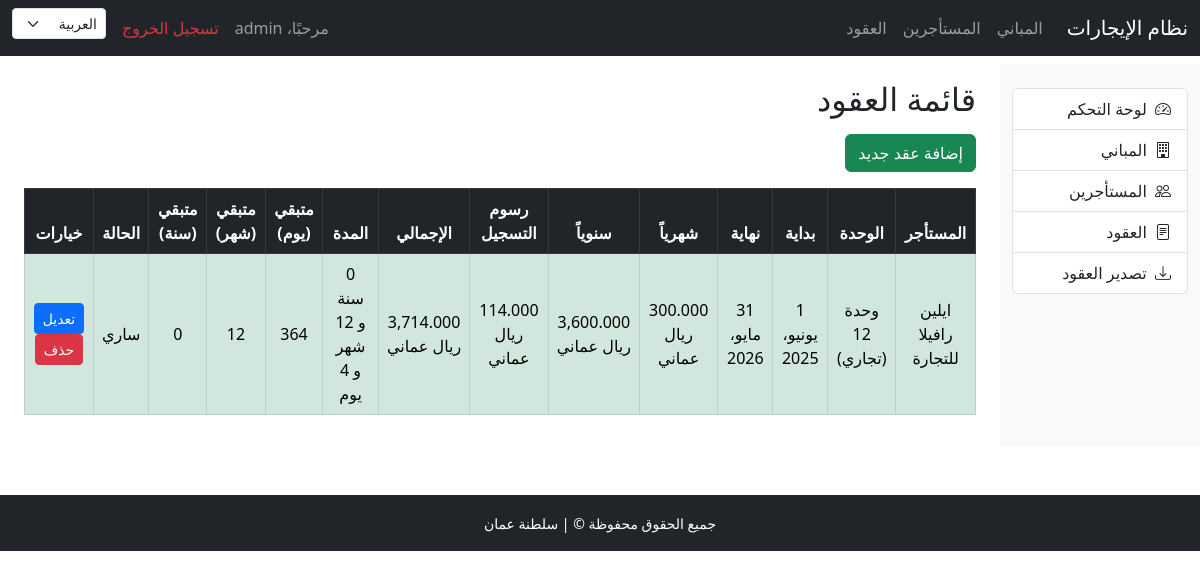
The app's page /ar/contracts/ (signed in), older data.
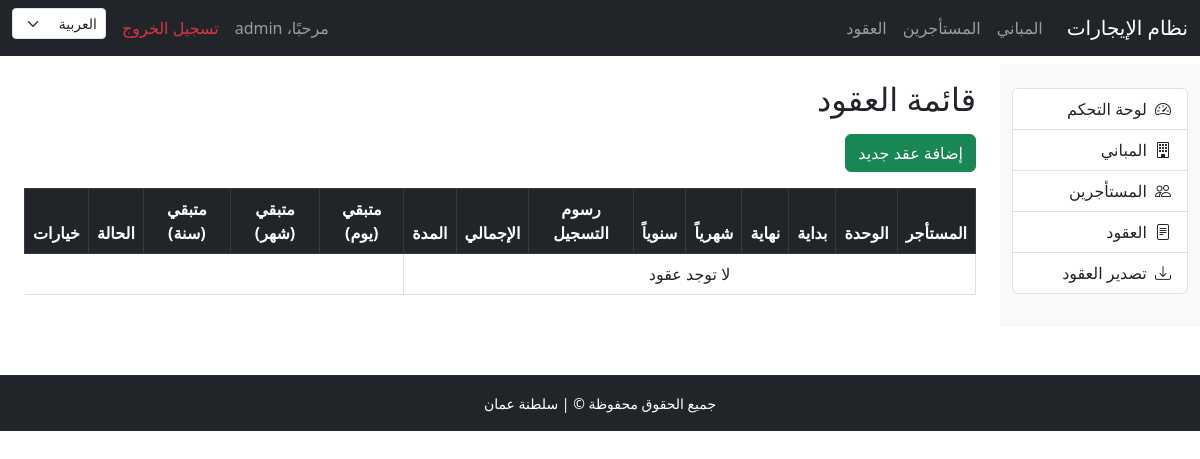
The same page, newer data.
### contracts/models.py (models this page shows, shortened)
class Contract(models.Model):
  tenant = models.ForeignKey(
    'tenants.Tenant',
    on_delete=models.CASCADE,
    verbose_name=_("المستأجر")
  )
  unit = models.ForeignKey(
    'buildings.Unit',
    on_delete=models.CASCADE,
    verbose_name=_("الوحدة")
  )
  start_date = models.DateField(
    default=date.today,
    verbose_name=_("تاريخ البداية")
  )
  end_date = models.DateField(
    verbose_name=_("تاريخ النهاية")
  )
  monthly_rent = models.DecimalField(
    max_digits=10,
    decimal_places=3,
    verbose_name=_("الإيجار الشهري (ريال عماني)")
  )
  class Meta:
    verbose_name = _("عقد")
    verbose_name_plural = _("العقود")
  @property
  def yearly_rent_total(self):
    return self.monthly_rent * 12
  @property
  def registration_fee(self):
    base = self.yearly_rent_total
    commission = base * COMMISSION_RATE
    return commission + OFFICE_FEE + ADMIN_FEE
  @property
  def total_amount(self):
    return self.yearly_rent_total + self.registration_fee
  def format_omr(self, amount):
    return f"{amount:,.3f} ريال عماني"
  @property
  def total_amount_display(self):
    return self.format_omr(self.total_amount)
  @property
  def monthly_rent_display(self):
    return self.format_omr(self.monthly_rent)
  @property
  def yearly_rent_total_display(self):
    return self.format_omr(self.yearly_rent_total)
  @property
  def registration_fee_display(self):
    return self.format_omr(self.registration_fee)
  @property
  def remaining_days(self):
    today = date.today()
    delta = self.end_date - today
    return max(0, delta.days)
  @property
  def remaining_months(self):
    return self.remaining_days // 30
  @property
  def remaining_years(self):
    return self.remaining_days // 365
  @property
  def is_expired(self):
    return date.today() > self.end_date
  @property
  def status_color(self):
    days = self.remaining_days
    if days <= 0:
      return "red"
    elif days <= 30:
      return "orange"
    return "green"
  @property
  def contract_duration(self):
    delta = self.end_date - self.start_date
    years = delta.days // 365
    months = (delta.days % 365) // 30
    days = (delta.days % 365) % 30
    return f"{years} سنة و {months} شهر و {days} يوم"

### tenants/models.py (models this page shows, shortened)
class Tenant(models.Model):
  full_name = models.CharField(
    max_length=255,
    verbose_name=_("الاسم الكامل")
  )
  national_id = models.CharField(
    max_length=20,
    unique=True,
    verbose_name=_("رقم الهوية الوطنية")
  )
  phone = models.CharField(
    max_length=20,
    verbose_name=_("رقم الهاتف")
  )
  email = models.EmailField(
    blank=True,
    null=True,
    verbose_name=_("البريد الإلكتروني")
  )
  address = models.TextField(
    verbose_name=_("العنوان")
  )
  class Meta:
    verbose_name = _("مستأجر")
    verbose_name_plural = _("المستأجرين")

### buildings/models.py (models this page shows)
class Unit(models.Model):
  floor = models.ForeignKey(
    Floor,
    on_delete=models.CASCADE,
    related_name='units',
    verbose_name=_("الطابق")
  )
  unit_number = models.CharField(
    max_length=10,
    verbose_name=_("رقم الوحدة")
  )
  is_commercial = models.BooleanField(
    default=False,
    verbose_name=_("هل تجارية؟")
  )
  class Meta:
    verbose_name = _("وحدة")
    verbose_name_plural = _("الوحدات")
  def __str__(self):
    return f"وحدة {self.unit_number} ({'تجاري' if self.is_commercial else 'سكني'})"

### contracts/views.py (the view)
# urls.py: path('', ContractListView.as_view(), name='contract_list'),
class ContractListView(LoginRequiredMixin, ListView):
  model = Contract
  template_name = 'contracts/contract_list.html'
  context_object_name = 'contracts'

### templates/contracts/contract_list.html (shortened to what this page needs)
{% extends 'base.html' %}
{% load i18n %}
{% block content %}
<h2 class="mb-3">{% trans "قائمة العقود" %}</h2>
<a href="{% url 'contract_add' %}" class="btn btn-success mb-3">{% trans "إضافة عقد جديد" %}</a>
<table class="table table-hover table-bordered align-middle text-center">
    <thead class="table-dark">
    <tr>
        <th>{% trans "المستأجر" %}</th>
        <th>{% trans "الوحدة" %}</th>
        <th>{% trans "بداية" %}</th>
        <th>{% trans "نهاية" %}</th>
        <th>{% trans "شهرياً" %}</th>
        <th>{% trans "سنوياً" %}</th>
        <th>{% trans "رسوم التسجيل" %}</th>
        <th>{% trans "الإجمالي" %}</th>
        <th>{% trans "المدة" %}</th>
        <th>{% trans "متبقي (يوم)" %}</th>
        <th>{% trans "متبقي (شهر)" %}</th>
        <th>{% trans "متبقي (سنة)" %}</th>
        <th>{% trans "الحالة" %}</th>
        <th>{% trans "خيارات" %}</th>
    </tr>
    </thead>
    <tbody>
    {% for contract in object_list %}
    <tr
        {% if contract.status_color == 'red' %}
        class="table-danger"
        {% elif contract.status_color == 'orange' %}
        class="table-warning"
        {% else %}
        class="table-success"
        {% endif %}>
        <td>{{ contract.tenant.full_name }}</td>
        <td>{{ contract.unit }}</td>
        <td>{{ contract.start_date }}</td>
        <td>{{ contract.end_date }}</td>
        <td>{{ contract.monthly_rent_display }}</td>
        <td>{{ contract.yearly_rent_total_display }}</td>
        <td>{{ contract.registration_fee_display }}</td>
        <td>{{ contract.total_amount_display }}</td>
        <td>{{ contract.contract_duration }}</td>
        <td>{{ contract.remaining_days }}</td>
        <td>{{ contract.remaining_months }}</td>
        <td>{{ contract.remaining_years }}</td>
        <td>
          {% if contract.is_expired %}
            منتهي
            {% elif contract.status_color == 'orange' %}
            قريب الانتهاء
            {% else %}
            ساري
            {% endif %}
        </td>
        <td>
            <a href="{% url 'contract_edit' contract.id %}" class="btn btn-primary btn-sm">{% trans "تعديل" %}</a>
            <a href="{% url 'contract_delete' contract.id %}" class="btn btn-danger btn-sm">{% trans "حذف" %}</a>
        </td>
    </tr>
        {% empty %}
        <tr>
            <td colspan="9">{% trans "لا توجد عقود" %}</td>
        </tr>
    {% endfor %}
    </tbody>
</table>
{% endblock %}

### templates/base.html (shortened to what this page needs)
<!DOCTYPE html>
<html lang="ar" dir="rtl">
<head>
    <link href="https://cdn.jsdelivr.net/npm/bootstrap@5.3.0/dist/css/bootstrap.rtl.min.css" rel="stylesheet">
    <link rel="stylesheet" href="https://cdn.jsdelivr.net/npm/bootstrap-icons@1.10.5/font/bootstrap-icons.css">
    {% load static %}
    <link rel="stylesheet" href="{% static 'css/style.css' %}">
</head>
<body>
{% include 'includes/navbar.html' %}
<div class="container-fluid">
  <div class="row">
    <div class="col-md-2 d-none d-md-block bg-light">
      {% include 'includes/sidebar.html' %}
    </div>
    <main class="col-md-10 ms-sm-auto col-lg-10 px-md-4 py-3">
      {% block content %}{% endblock %}
    </main>
  </div>
</div>
{% include 'includes/footer.html' %}
</body>
</html>

### templates/includes/navbar.html (shortened to what this page needs)
<nav class="navbar navbar-expand-lg navbar-dark bg-dark">
  <div class="container-fluid">
    <a class="navbar-brand" href="{% url 'dashboard' %}">نظام الإيجارات</a>
    <div class="collapse navbar-collapse" id="navbarSupportedContent">
      <ul class="navbar-nav me-auto mb-2 mb-lg-0">
        {% if user.is_authenticated %}
        <li class="nav-item"><a class="nav-link" href="{% url 'building_list' %}">المباني</a></li>
        <li class="nav-item"><a class="nav-link" href="{% url 'tenant_list' %}">المستأجرين</a></li>
        <li class="nav-item"><a class="nav-link" href="{% url 'contract_list' %}">العقود</a></li>
        {% endif %}
      </ul>
      <ul class="navbar-nav">
        {% if user.is_authenticated %}
        <li class="nav-item">
          <span class="nav-link">مرحبًا، {{ user.username }}</span>
        </li>
        <li class="nav-item">
          <a class="nav-link text-danger" href="{% url 'logout' %}">تسجيل الخروج</a>
        </li>
        {% else %}
        <li class="nav-item">
          <a class="nav-link" href="{% url 'login' %}">تسجيل الدخول</a>
        </li>
        {% endif %}
        <li class="nav-item">
          <form action="{% url 'set_language' %}" method="post" class="d-flex align-items-center">
            <select name="language" onchange="this.form.submit()" class="form-select form-select-sm ms-2">
              <option value="ar" {% if LANGUAGE_CODE == 'ar' %}selected{% endif %}>العربية</option>
            </select>
          </form>
        </li>
      </ul>
    </div>
  </div>
</nav>

### templates/includes/sidebar.html
<div class="list-group mt-4">
  {% if user.is_authenticated %}
    <a href="{% url 'dashboard' %}" class="list-group-item list-group-item-action {% if request.resolver_match.url_name == 'dashboard' %}active{% endif %}">
      <i class="bi bi-speedometer2 me-1"></i>
      لوحة التحكم</a>
    <a href="{% url 'building_list' %}" class="list-group-item list-group-item-action">
      <i class="bi bi-building me-1"></i>
      المباني</a>
    <a href="{% url 'tenant_list' %}" class="list-group-item list-group-item-action">
      <i class="bi bi-people me-1"></i>
      المستأجرين</a>
    <a href="{% url 'contract_list' %}" class="list-group-item list-group-item-action">
      <i class="bi bi-file-text me-1"></i>
      العقود</a>
    <a href="{% url 'export_contracts_excel' %}" class="list-group-item list-group-item-action">
      <i class="bi bi-download me-1"></i>
      تصدير العقود
      </a>
  {% endif %}
</div>

### templates/includes/footer.html
<footer class="bg-dark text-white text-center py-3 mt-5">
  <small>جميع الحقوق محفوظة © {{ now|date:"Y" }} | سلطنة عمان</small>
</footer>

Row changes from the older to the newer data that the page shows:
removed Contract: tenant.full_name "ايلين رافيلا للتجارة", unit "وحدة 12 (تجاري)", start_date "1 يونيو، 2025", end_date "31 مايو، 2026", monthly_rent_display "300.000 ريال عماني", yearly_rent_total_display "3,600.000 ريال عماني", registration_fee_display "114.000 ريال عماني", total_amount_display "3,714.000 ريال عماني", contract_duration "0 سنة و 12 شهر و 4 يوم", remaining_days "364", remaining_months "12", remaining_years "0", shows "ساري"
Text that changed along with them:
text now shown: "لا توجد عقود"
